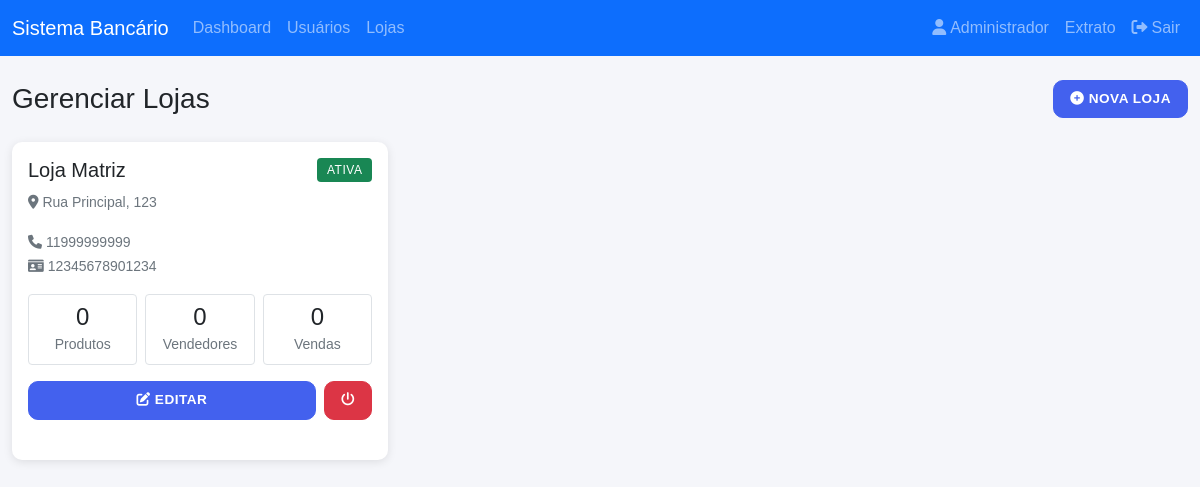
The app's page /admin/lojas (signed in) with its own data.
### app.py (models this page shows)
class Usuario(UserMixin, db.Model):
    id = db.Column(db.Integer, primary_key=True)
    nome = db.Column(db.String(100), nullable=False)
    email = db.Column(db.String(120), unique=True, nullable=False)
    cpf = db.Column(db.String(11), unique=True)
    password = db.Column(db.String(200), nullable=False)
    tipo = db.Column(db.String(20), nullable=False)  # admin, gerente, vendedor, cliente
    ativo = db.Column(db.Boolean, default=True)
    saldo = db.Column(db.Float, default=0.0)
    loja_id = db.Column(db.Integer, db.ForeignKey('loja.id'))
    loja_gerenciada_id = db.Column(db.Integer, db.ForeignKey('loja.id'))
    loja = db.relationship('Loja', foreign_keys=[loja_id])
    loja_gerenciada = db.relationship('Loja', foreign_keys=[loja_gerenciada_id])
    compras = db.relationship('Venda', backref='cliente', foreign_keys='Venda.cliente_id')
    vendas_realizadas = db.relationship('Venda', backref='vendedor', foreign_keys='Venda.vendedor_id')

class Loja(db.Model):
    id = db.Column(db.Integer, primary_key=True)
    nome = db.Column(db.String(100), nullable=False)
    endereco = db.Column(db.String(200))
    telefone = db.Column(db.String(20))
    cnpj = db.Column(db.String(14), unique=True)
    ativo = db.Column(db.Boolean, default=True)
    gerente_id = db.Column(db.Integer, db.ForeignKey('usuario.id'))  # Nova coluna para associar o gerente
    produtos = db.relationship('Produto', backref='loja')
    vendas = db.relationship('Venda', backref='loja')
    categorias = db.relationship('Categoria', backref='loja', lazy=True)
    gerente = db.relationship('Usuario', foreign_keys=[gerente_id])  # Nova relação para o gerente

### app.py (the view)
@app.route('/admin/lojas')
@login_required
def gerenciar_lojas():
    if current_user.tipo != 'admin':
        return redirect(url_for('index'))
    lojas = Loja.query.all()
    for loja in lojas:
        loja.produtos_count = Produto.query.filter_by(loja_id=loja.id, ativo=True).count()
        loja.vendedores_count = Usuario.query.filter_by(loja_id=loja.id, tipo='vendedor', ativo=True).count()
        loja.vendas_count = Venda.query.filter_by(loja_id=loja.id).count()
    gerentes = Usuario.query.filter_by(tipo='gerente').all()
    return render_template('admin/lojas.html', lojas=lojas, gerentes=gerentes)

### app.py (called while the page is built)
@login_manager.user_loader
def load_user(user_id):
    return Usuario.query.get(int(user_id))

### templates/admin/lojas.html (shortened to what this page needs)
{% extends "base.html" %}
{% block content %}
<div class="container-fluid">
    <div class="row">
        <div class="col-12">
            <div class="d-flex justify-content-between align-items-center mb-4">
                <h1 class="h3 mb-0">Gerenciar Lojas</h1>
                <button class="btn btn-primary" data-bs-toggle="modal" data-bs-target="#modalNovaLoja">
                    <i class="fas fa-plus-circle"></i> Nova Loja
                </button>
            </div>
            <div class="row">
                {% for loja in lojas %}
                <div class="col-md-6 col-lg-4 mb-4">
                    <div class="card h-100">
                        <div class="card-body">
                            <div class="d-flex justify-content-between align-items-start mb-3">
                                <div>
                                    <h5 class="card-title">{{ loja.nome }}</h5>
                                    <p class="card-text">
                                        <small class="text-muted">
                                            <i class="fas fa-map-marker-alt"></i> {{ loja.endereco }}
                                        </small>
                                    </p>
                                    <p class="card-text">
                                        <small class="text-muted">
                                            <i class="fas fa-phone"></i> {{ loja.telefone }}
                                            <br>
                                            <i class="fas fa-id-card"></i> {{ loja.cnpj }}
                                        </small>
                                    </p>
                                </div>
                                <span class="badge bg-{{ 'success' if loja.ativo else 'danger' }}">
                                    {{ 'Ativa' if loja.ativo else 'Inativa' }}
                                </span>
                            </div>
                            <div class="row g-2 mb-3">
                                <div class="col-4">
                                    <div class="p-2 border rounded text-center">
                                        <div class="h4 mb-0">{{ loja.produtos_count }}</div>
                                        <small class="text-muted">Produtos</small>
                                    </div>
                                </div>
                                <div class="col-4">
                                    <div class="p-2 border rounded text-center">
                                        <div class="h4 mb-0">{{ loja.vendedores_count }}</div>
                                        <small class="text-muted">Vendedores</small>
                                    </div>
                                </div>
                                <div class="col-4">
                                    <div class="p-2 border rounded text-center">
                                        <div class="h4 mb-0">{{ loja.vendas_count }}</div>
                                        <small class="text-muted">Vendas</small>
                                    </div>
                                </div>
                            </div>
                            <div class="d-flex gap-2">
                                <a href="{{ url_for('editar_loja', id=loja.id) }}" class="btn btn-primary flex-grow-1">
                                    <i class="fas fa-edit"></i> Editar
                                </a>
                                <button class="btn btn-{{ 'danger' if loja.ativo else 'success' }}"
                                        onclick="alterarStatusLoja({{ loja.id }}, {{ 'false' if loja.ativo else 'true' }})">
                                    <i class="fas fa-power-off"></i>
                                </button>
                            </div>
                        </div>
                    </div>
                </div>
                {% endfor %}
            </div>
        </div>
    </div>
</div>
{% endblock %}

### templates/base.html (shortened to what this page needs)
<!DOCTYPE html>
<html lang="pt-br">
<head>
    <link href="https://cdn.jsdelivr.net/npm/bootstrap@5.1.3/dist/css/bootstrap.min.css" rel="stylesheet">
    <link href="https://cdnjs.cloudflare.com/ajax/libs/font-awesome/6.0.0/css/all.min.css" rel="stylesheet">
    <link rel="stylesheet" href="{{ url_for('static', filename='css/style.css') }}">
</head>
<body>
    {% if current_user.is_authenticated %}
    <nav class="navbar navbar-expand-lg navbar-dark bg-primary">
        <div class="container-fluid">
            <a class="navbar-brand" href="{{ url_for('index') }}">Sistema Bancário</a>
            <div class="collapse navbar-collapse" id="navbarNav">
                <ul class="navbar-nav me-auto">
                    {% if current_user.tipo == 'admin' %}
                    <li class="nav-item">
                        <a class="nav-link" href="{{ url_for('admin_dashboard') }}">Dashboard</a>
                    </li>
                    <li class="nav-item">
                        <a class="nav-link" href="{{ url_for('gerenciar_usuarios') }}">Usuários</a>
                    </li>
                    <li class="nav-item">
                        <a class="nav-link" href="{{ url_for('gerenciar_lojas') }}">Lojas</a>
                    </li>
                    {% else %}
                    <li class="nav-item">
                        <a class="nav-link" href="{{ url_for('cliente_dashboard') }}">Dashboard</a>
                    </li>
                    <li class="nav-item"><a class="nav-link" href="{{ url_for('catalogo_cliente') }}">Catálogo</a></li>
                    {% endif %}
                </ul>
                <ul class="navbar-nav">
                    <li class="nav-item">
                        <a class="nav-link" href="{{ url_for('perfil') }}">
                            <i class="fas fa-user me-1"></i>{{ current_user.nome }}
                        </a>
                    </li>
                    <li class="nav-item"><a class="nav-link" href="{{ url_for('dashboard_cliente_extrato') }}">Extrato</a></li>
                    <li class="nav-item">
                        <a class="nav-link" href="{{ url_for('logout') }}">
                            <i class="fas fa-sign-out-alt me-1"></i>Sair
                        </a>
                    </li>
                </ul>
            </div>
        </div>
    </nav>
    {% endif %}
    <main class="py-4">
        {% block content %}{% endblock %}
    </main>
</body>
</html>

### static/css/style.css (style rules this page uses)
:root { --primary-color: #4361ee; --secondary-color: #3f37c9; --success-color: #4cc9f0; --info-color: #4895ef; --warning-color: #f72585; --danger-color: #dc3545; --light-color: #f8f9fa; --dark-color: #212529; --transition-speed: 0.3s; --border-radius: 10px; --box-shadow: 0 2px 10px rgba(0, 0, 0, 0.1); }
* { margin: 0; padding: 0; box-sizing: border-box; }
body { font-family: 'Poppins', sans-serif; background-color: #f5f6fa; overflow-x: hidden; }
.card { border: none; border-radius: var(--border-radius); box-shadow: var(--box-shadow); margin-bottom: 1.5rem; transition: transform var(--transition-speed); }
.btn { padding: 0.5rem 1rem; border-radius: var(--border-radius); font-weight: 500; transition: all var(--transition-speed); }
.btn-primary { background-color: var(--primary-color); border-color: var(--primary-color); }
.badge { padding: 0.5em 0.8em; font-weight: 500; text-transform: uppercase; letter-spacing: 0.5px; font-size: 0.75rem; }
.btn { text-transform: uppercase; letter-spacing: 0.5px; font-size: 0.85rem; font-weight: 600; }

### records on screen
Usuario: nome "Administrador"
Loja: nome "Loja Matriz", endereco "Rua Principal, 123", telefone "11999999999", cnpj "12345678901234", ativo "ATIVA", produtos_count "0", vendedores_count "0", vendas_count "0"
